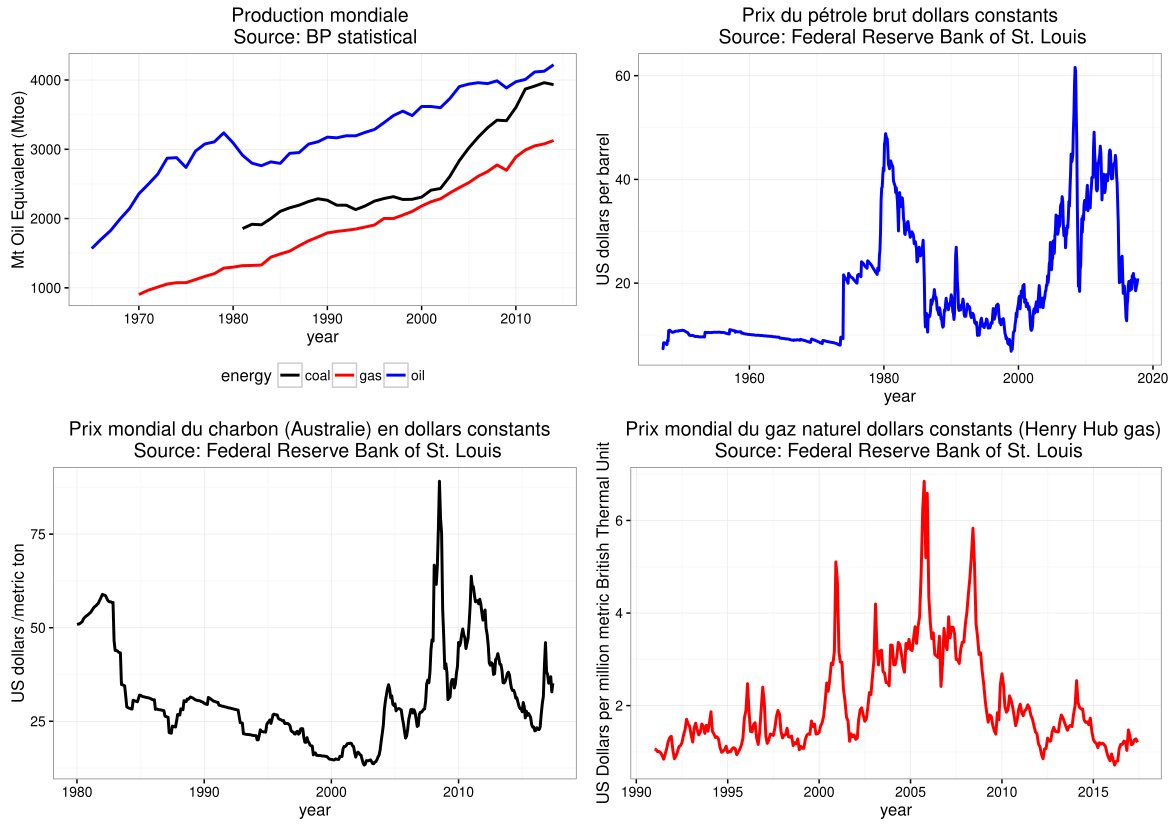

Generate this figure with R:
###########################################################################################
###########################################################################################
###########################################################################################
# graphiques à partir des données de BP statistical des évolutions de la production #######
# mondiales de pétrole  gas et charbo / consommation mondiale de pétrole gas et charbon ###
# ainsi que les prix ######################################################################
###########################################################################################
###########################################################################################
###########################################################################################

### les packages####
library("gridExtra")
library("devtools")
library("ggplot2")
library(ggthemes)
library(extrafont)
library(plyr)
library("grid")

#####création dela fonction pour récupérer la légende
library(gridExtra)
get_legend<-function(myggplot){
  tmp <- ggplot_gtable(ggplot_build(myggplot))
  leg <- which(sapply(tmp$grobs, function(x) x$name) == "guide-box")
  legend <- tmp$grobs[[leg]]
  return(legend)
}

####on importe les données 
library(readr)
world_prod_mtoe <- read_delim("~/Documents/Documents - hihihi/these/data_base/bp_world/world_prod_mtoe.csv", 
                              ";", escape_double = FALSE)

library(readr)
world_cons_mtoe <- read_delim("~/Documents/Documents - hihihi/these/data_base/bp_world/world_cons_mtoe.csv", 
                              ";", escape_double = FALSE)

prod<-world_prod_mtoe
A<-ggplot(prod,aes(x=year,y=world,colour=energy))+geom_line(size=1)+theme_bw()+ggtitle("Production mondiale \n Source: BP statistical")+xlab("year")+ylab("Mt Oil Equivalent (Mtoe)")+scale_color_manual(values=c("black","red","blue"))+theme(legend.position="bottom")+scale_fill_discrete(name="Energy")
A

cons<-world_cons_mtoe
B<-ggplot(cons,aes(x=year,y=world,colour=energy))+geom_line(size=1)+theme_bw()+ggtitle("Consommation mondiale \n Source: BP statistical")+xlab("year")+ylab("Mt Oil Equivalent (Mtoe)")+scale_color_manual(values=c("black","red","blue"))+theme(legend.position="bottom")
B



#####################################################################################
#####################################################################################
library(readr)
oil_coal_gas_price_fed_dollar_cons_1983_100 <- read_delim("~/Documents/Documents - hihihi/these/data_base/bp_world/oil_coal_gas_price_fed_dollar_cons_1983_100.csv", 
                                                          ";", escape_double = FALSE)
price<-oil_coal_gas_price_fed_dollar_cons_1983_100
price
oil_price<-price[price$energy=="oil",]

oil_p<-ggplot(oil_price,aes(x=date,y=price))+geom_line(size=1,colour="blue")+theme_bw()+ggtitle("Prix du pétrole brut dollars constants\n Source: Federal Reserve Bank of St. Louis")+xlab("year")+ylab("US dollars per barrel")
oil_p

coal_price<-price[price$energy=="coal",]
coal_price
coal_p<-ggplot(coal_price,aes(x=date,y=price))+geom_line(size=1,colour="black")+theme_bw()+ggtitle("Prix mondial du charbon (Australie) en dollars constants  \n Source: Federal Reserve Bank of St. Louis")+xlab("year")+ylab("US dollars /metric ton")
coal_p
gas_price<-price[price$energy=="gas",] 
price
gas_p<-ggplot(gas_price,aes(x=date,y=price))+geom_line(size=1,colour="red")+theme_bw()+ggtitle("Prix mondial du gaz naturel dollars constants (Henry Hub gas) \n Source: Federal Reserve Bank of St. Louis")+xlab("year")+ylab("US Dollars per million metric British Thermal Unit")
gas_p
#########################
multi<- grid.arrange(A,oil_p,coal_p,gas_p,ncol=2)
###########################
###########################
############################
### décomposition des sèries###

oil_price2<-price[price$energy=="oil",-3]
oil_price2<-oil_price2$price
oil_price2
oil_price2<-ts(oil_price2,start=1947,frequency =12)
plot(oil_price2)
plot(decompose(oil_price2))
decom<-decompose(oil_price2,type="mult")
plot(decom)
Trend<-decom$trend
Seasonal<-decom$seasonal
ts.plot(cbind(Trend,Seasonal),lty=1:2)
plot(Trend)
str(Trend)
Trend
coal_price2<-price[price$energy=="coal",-3]
coal_price2
gas_price2<-price[price$energy=="gas",-3] 
coal_price2<-coal_price2$price
coal_price2<-ts(coal_price2,start=1980,frequency = 12)
gas_price2
gas_price2<-gas_price2$price
gas_price2<-ts(gas_price2,start=1991,frequency = 12)
plot(decompose(coal_price2,type="multi"))
plot(decompose(gas_price2,type="multi"))
